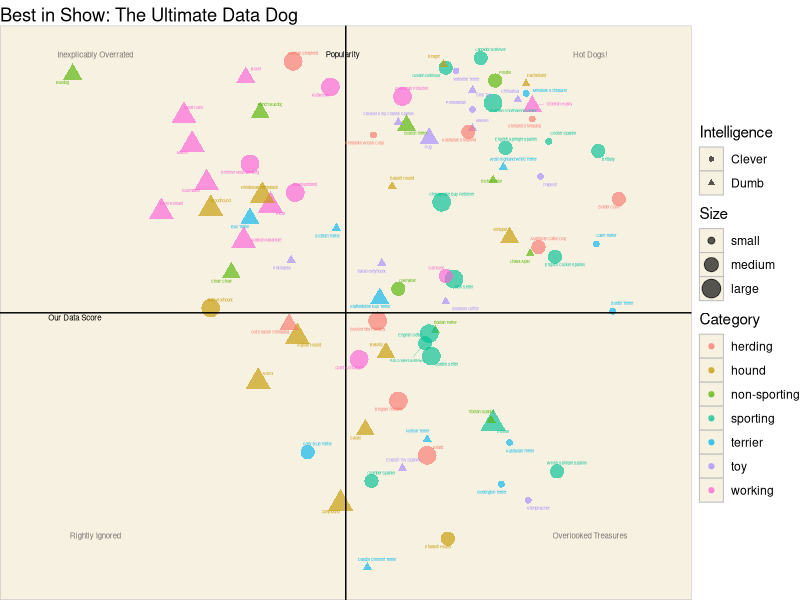

The R source for this figure:
## ---- chunk 1
library('ggplot2')
library(dplyr)
library(tidyverse)
# install.packages("ggrepel")
library("ggrepel")
# install.packages('magrittr')
library('magrittr')
## ---- chunk 2
BIS<-readxl::read_xlsx('KIB.xlsx', sheet='Best in show full sheet')
head(BIS,10)
## ---- chunk 3
BIS <- BIS %>%  select(c(1,3,5,6,12,32))

head(BIS,10)

## ---- chunk 4
BIS <- BIS[4:nrow(BIS),]
head(BIS,10)
## ---- chunk 5
names(BIS)[1] <- 'Breed'
BIS$Breed %<>% factor 
names(BIS)[2] <- 'Category'
BIS$Category %<>% factor
names(BIS)[3] <- 'Score'
BIS$Score <- as.numeric(BIS$Score)
names(BIS)[4] <- 'Popularity'
BIS$Popularity <- as.numeric(BIS$Popularity)
names(BIS)[5] <- 'Intelligence'
# BIS$Intelligence <- as.numeric(BIS$Intelligence)
names(BIS)[6] <- 'Size'
BIS$Size %<>% factor
levels(BIS$Size)
#They're not in the correct order, let's fix that
BIS$Size <- factor(BIS$Size, levels=c("small", "medium", "large"))

#Get rid of all na's
BIS<-na.omit(BIS)

BIS$Intelligence[BIS$Intelligence >= .5] <- "Clever"
BIS$Intelligence[BIS$Intelligence < .5] <- "Dumb"
#Make it factor here bc of our changes
BIS$Intelligence %<>% factor
#Let's look at the dataframe now
head(BIS) 
## ---- chunk 6


ggplot(data=BIS, aes(x=Score, 
                     y= Popularity, 
                     shape= Intelligence, 
                     size=Size, 
                     color=Category, 
                     label=Breed)
       )+
  geom_point(alpha=0.65)+
  ylim((max(BIS$Popularity)+2),(min(BIS$Popularity))-2)+
  xlim((min(BIS$Score)-.2),(max(BIS$Score)+.2))+
  geom_vline( xintercept = 
                 ((max(BIS$Score)-min(BIS$Score))/2)+min(BIS$Score)
              )+
  geom_hline(yintercept = 
               ((max(BIS$Popularity)-min(BIS$Popularity))/2) + min(BIS$Popularity)
               )+
  ggtitle("Best in Show: The Ultimate Data Dog")+
  geom_text_repel(size=1, segment.size = .1) +
  annotate("text", label = "Inexplicably Overrated", x = 1.1, y = -.1, size = 2, alpha=0.5)+
  annotate("text", label = "Hot Dogs!", x = 3.5, y = -.1, size = 2, alpha=0.5)+
  annotate("text", label = "Rightly Ignored", x = 1.1, y = 150, size = 2, alpha=0.5)+
  annotate("text", label = "Overlooked Treasures", x = 3.5, y =150, size = 2, alpha=0.5)+
  annotate("text", label = "Our Data Score", x = 1.0, y = 82, size = 2) +
  annotate("text", label = "Popularity", x = 2.3, y = -.2, size = 2)+
    theme_void()+
  theme(panel.background = element_rect(fill = '#f7f1e1', colour = 'grey'))+
 scale_fill_brewer(palette="Set1")
  

